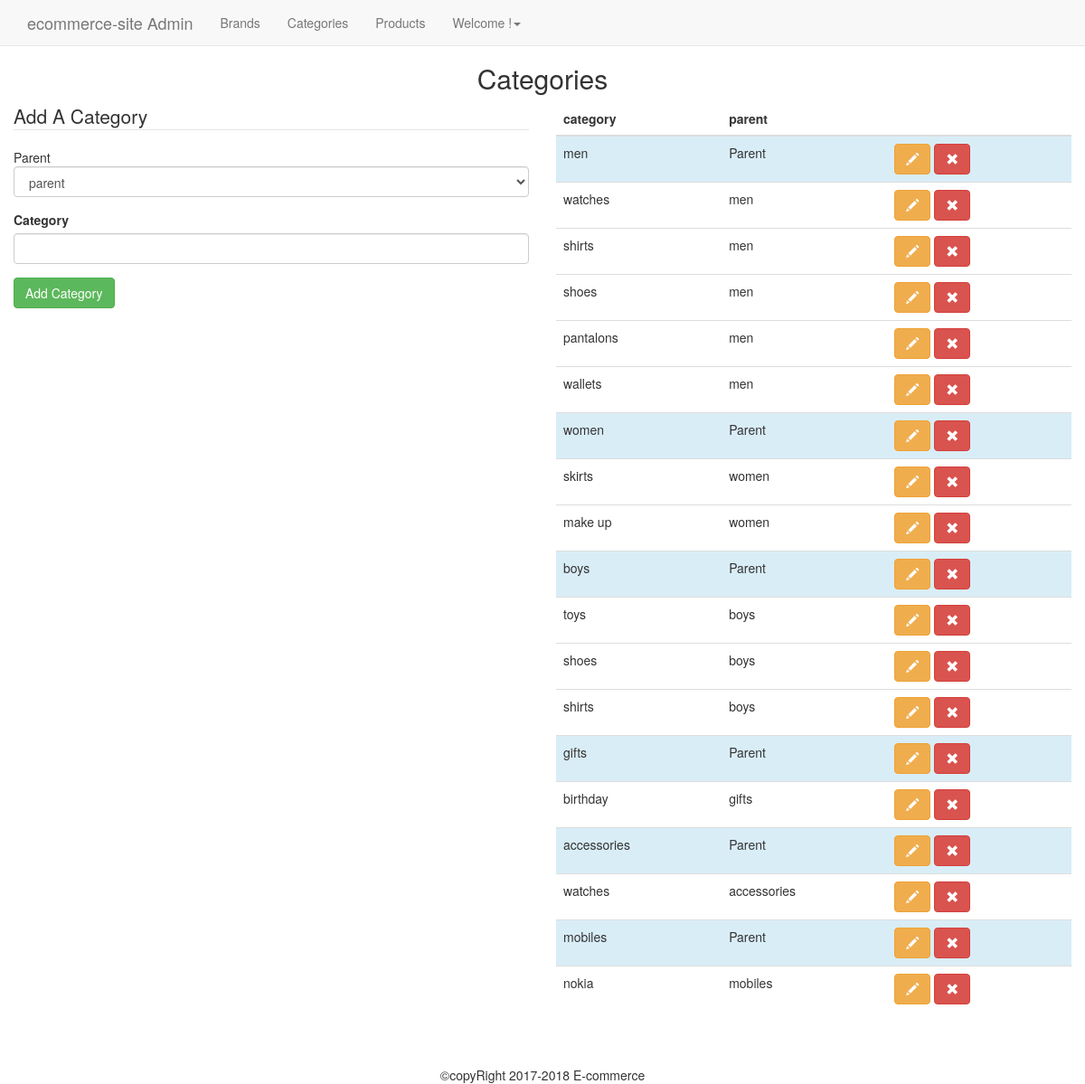
The app's page /admin/categories.php with its own data.
### tables this page shows
CREATE TABLE `categories` (
  `id` int(11) NOT NULL,
  `category` varchar(255) NOT NULL,
  `parent` int(11) NOT NULL DEFAULT '0'
);

### admin/categories.php (the view, shortened to what this page needs)
<?php
require_once $_SERVER['DOCUMENT_ROOT'].'/ecommerce/core/conn.php';
include 'includes/head.php';
include 'includes/navigation.php';
            $display=error_dispaly($errors);?>
<h2 class="text-center">Categories</h2>
    <div class="row">
        <div class="col-md-6">
            <form class="form" action="categories.php" method="post">
                <legend> Add A Category</legend>
                <div class="form-group">
                    <lable for="parents"> Parent</lable>
                    <select name="parent" id="parent" class="form-control">
                        <option value="0">parent</option>
                    </select>
                </div>
                <div class="form-group">
                    <label for="category">Category</label>
                    <input type="text" class="form-control" id="category" name="category">
                </div>
                <div class="form-group">
                    <input type="submit" class="btn btn-success" value="Add Category">
                </div>
            </form>
        </div>
    <div class="col-md-6">
        <table class="table">
            <thead>
            <tr>
                <th scope="col">category</th>
                <th scope="col">parent</th>
                <th scope="col"></th>
            </tr>
            </thead>
            <tbody>
            <?php
            $sql="select * from categories where parent = 0";
            $result=$db->query($sql);
            while ($parent= mysqli_fetch_assoc($result)):
                $parent_id=$parent['id'];
                $sql="select * from categories where parent='$parent_id'";
                $result2=$db->query($sql);
                ?>
            <tr class="bg-info">
                <td><?= $parent['category'];?></td>
                <td>Parent</td>
                <td>
                    <a href="categories.php?edit=<?=$parent['id'];?>" class="btn btn-warning btn-md"> <span class="glyphicon glyphicon-pencil"></span></a>
                    <a href="categories.php?delete=<?=$parent['id'];?>" class="btn btn-danger btn-md"> <span class="glyphicon glyphicon-remove"></span></a>
                </td>
            </tr>
            <?php while ($child=mysqli_fetch_assoc($result2)):?>
    <tr>
        <td><?= $child['category'];?></td>
        <td><?= $parent['category'];?></td>
        <td>
            <a href="categories.php?edit=<?=$child['id'];?>" class="btn btn-warning btn-md"> <span class="glyphicon glyphicon-pencil"></span></a>
            <a href="categories.php?delete=<?=$child['id'];?>" class="btn btn-danger btn-md"> <span class="glyphicon glyphicon-remove"></span></a>
        </td>
    </tr>
<?php endwhile;?>
<?php endwhile;?>
            </tbody>
        </table>
    </div>
    </div>
<?php
include 'includes/footer.php';?>

### css/main.css (style rules this page uses)
body { padding-top: 50px; }

### records on screen
categories: category "men"
categories: category "watches"
categories: category "shirts"
categories: category "shoes"
categories: category "pantalons"
categories: category "wallets"
categories: category "women"
categories: category "skirts"
categories: category "make up"
categories: category "boys"
categories: category "toys"
categories: category "shoes"
categories: category "shirts"
categories: category "gifts"
categories: category "birthday"
categories: category "accessories"
categories: category "watches"
categories: category "mobiles"
categories: category "nokia"
